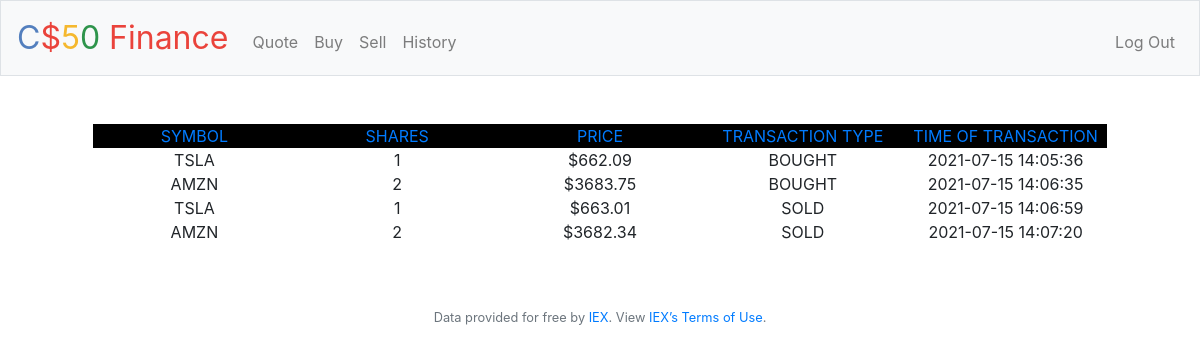
Screenshot of /history (signed in) with the database file from the repository.
### tables this page shows
CREATE TABLE hist(user_id INTEGER NOT NULL, typ TEXT NOT NULL, symbol TEXT NOT NULL, name TEXT NOT NULL, price NUMERIC NOT NULL, nos INTEGER NOT NULL, cost NUMERIC NOT NULL, time DATETIME NOT NULL, FOREIGN KEY(user_id) REFERENCES users(id));

### application.py (the view)
@app.route("/history")
@login_required
def history():
    db.execute("CREATE TABLE IF NOT EXISTS hist(user_id INTEGER NOT NULL, typ TEXT NOT NULL, symbol TEXT NOT NULL, name TEXT NOT NULL, price NUMERIC NOT NULL, nos INTEGER NOT NULL, cost NUMERIC NOT NULL, time DATETIME NOT NULL, FOREIGN KEY(user_id) REFERENCES users(id))")
    stocks = db.execute("SELECT * FROM hist WHERE user_id = ?", session["user_id"])
    return render_template("history.html", stocks = stocks)

### application.py (called while the page is built)
@app.after_request
def after_request(response):
    response.headers["Cache-Control"] = "no-cache, no-store, must-revalidate"
    response.headers["Expires"] = 0
    response.headers["Pragma"] = "no-cache"
    return response

### helpers.py (called while the page is built)
def login_required(f):
    @wraps(f)
    def decorated_function(*args, **kwargs):
        if session.get("user_id") is None:
            return redirect("/login")
        return f(*args, **kwargs)
    return decorated_function

### templates/history.html (shortened to what this page needs)
{% extends "layout.html"%}
{% block main %}
<div class="container">
	<div class="table">
		<div class="table-header">
			<div class="header__item"><a id="name" class="filter__link" href="#">Symbol</a></div>
			<div class="header__item"><a id="draws" class="filter__link filter__link--number" href="#">Shares</a></div>
			<div class="header__item"><a id="losses" class="filter__link filter__link--number" href="#">Price</a></div>
						<div class="header__item"><a id="losses" class="filter__link filter__link--number" href="#">Transaction Type</a></div>
    			<div class="header__item"><a id="total" class="filter__link filter__link--number" href="#">Time of Transaction</a></div>
		</div>
		 {% for stock in stocks %}
		<div class="table-content">
			<div class="table-row">
				<div class="table-data">            {{ stock.symbol }}
</div>
				<div class="table-data">            {{ stock.nos }}
</div>
				<div class="table-data">            ${{ stock.price }}
</div>
				<div class="table-data">            {{ stock.typ }}
</div>
<div class="table-data">            {{ stock.time }}
</div>
			</div>
			</div>
			      {% endfor %}
		</div>
	</div>
{% endblock %}

### templates/layout.html (shortened to what this page needs)
<!DOCTYPE html>
<html lang="en">
    <head>
        <link rel="stylesheet" href="https://cdn.jsdelivr.net/npm/bootstrap@4.5.3/dist/css/bootstrap.min.css">
        <link href="/static/styles.css" rel="stylesheet">
    </head>
    <body>
        <nav class="navbar navbar-expand-md navbar-light bg-light border">
            <a class="navbar-brand" href="/"><span class="blue">C</span><span class="red">$</span><span class="yellow">5</span><span class="green">0</span> <span class="red">Finance</span></a>
            <div class="collapse navbar-collapse" id="navbar">
                {% if session.user_id %}
                    <ul class="navbar-nav mr-auto mt-2">
                        <li class="nav-item"><a class="nav-link" href="/quote">Quote</a></li>
                        <li class="nav-item"><a class="nav-link" href="/buy">Buy</a></li>
                        <li class="nav-item"><a class="nav-link" href="/sell">Sell</a></li>
                        <li class="nav-item"><a class="nav-link" href="/history">History</a></li>
                    </ul>
                    <ul class="navbar-nav ml-auto mt-2">
                        <li class="nav-item"><a class="nav-link" href="/logout">Log Out</a></li>
                    </ul>
                {% else %}
                    <ul class="navbar-nav ml-auto mt-2">
                        <li class="nav-item"><a class="nav-link" href="/register">Register</a></li>
                        <li class="nav-item"><a class="nav-link" href="/login">Log In</a></li>
                    </ul>
                {% endif %}
            </div>
        </nav>
        <main class="container p-5">
            {% block main %}{% endblock %}
        </main>
        <footer class="small text-center text-muted">
            Data provided for free by <a href="https://iextrading.com/developer">IEX</a>. View <a href="https://iextrading.com/api-exhibit-a/">IEX’s Terms of Use</a>.
        </footer>
    </body>
</html>

### static/styles.css (style rules this page uses)
nav .navbar-brand { font-size: xx-large; }
nav .navbar-brand .blue { color: #537fbe; }
nav .navbar-brand .red { color: #ea433b; }
nav .navbar-brand .yellow { color: #f5b82e; }
nav .navbar-brand .green { color: #2e944b; }
main { overflow-x: auto; text-align: center; }
.container { max-width: 1000px; margin-right:auto; margin-left:auto; display:flex; justify-content:center; align-items:center; min-height:100vh; }
.table { width:100%; border:1px solid $color-form-highlight; }
.table-header { display:flex; width:100%; background:#000; padding:($half-spacing-unit * 1.5) 0; }
.table-row { display:flex; width:100%; padding:($half-spacing-unit * 1.5) 0; }
.table-data, .header__item { flex: 1 1 20%; text-align:center; }
.header__item { text-transform:uppercase; }

### rows the page displays
hist: symbol "TSLA", nos "1", price "662.09", typ "BOUGHT", time "2021-07-15 14:05:36"
hist: symbol "AMZN", nos "2", price "3683.75", typ "BOUGHT", time "2021-07-15 14:06:35"
hist: symbol "TSLA", nos "1", price "663.01", typ "SOLD", time "2021-07-15 14:06:59"
hist: symbol "AMZN", nos "2", price "3682.34", typ "SOLD", time "2021-07-15 14:07:20"
